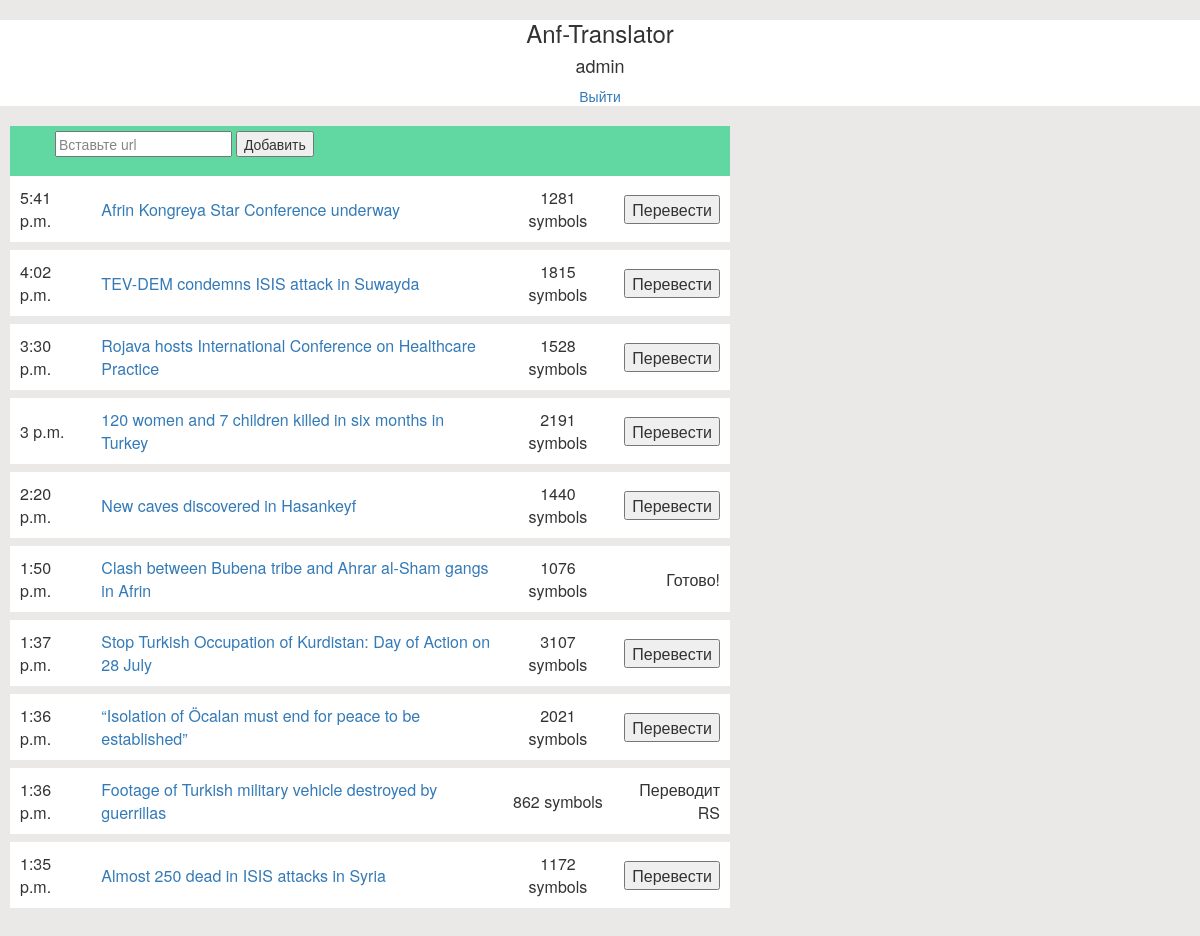
The app's page /main/ (signed in), older data.
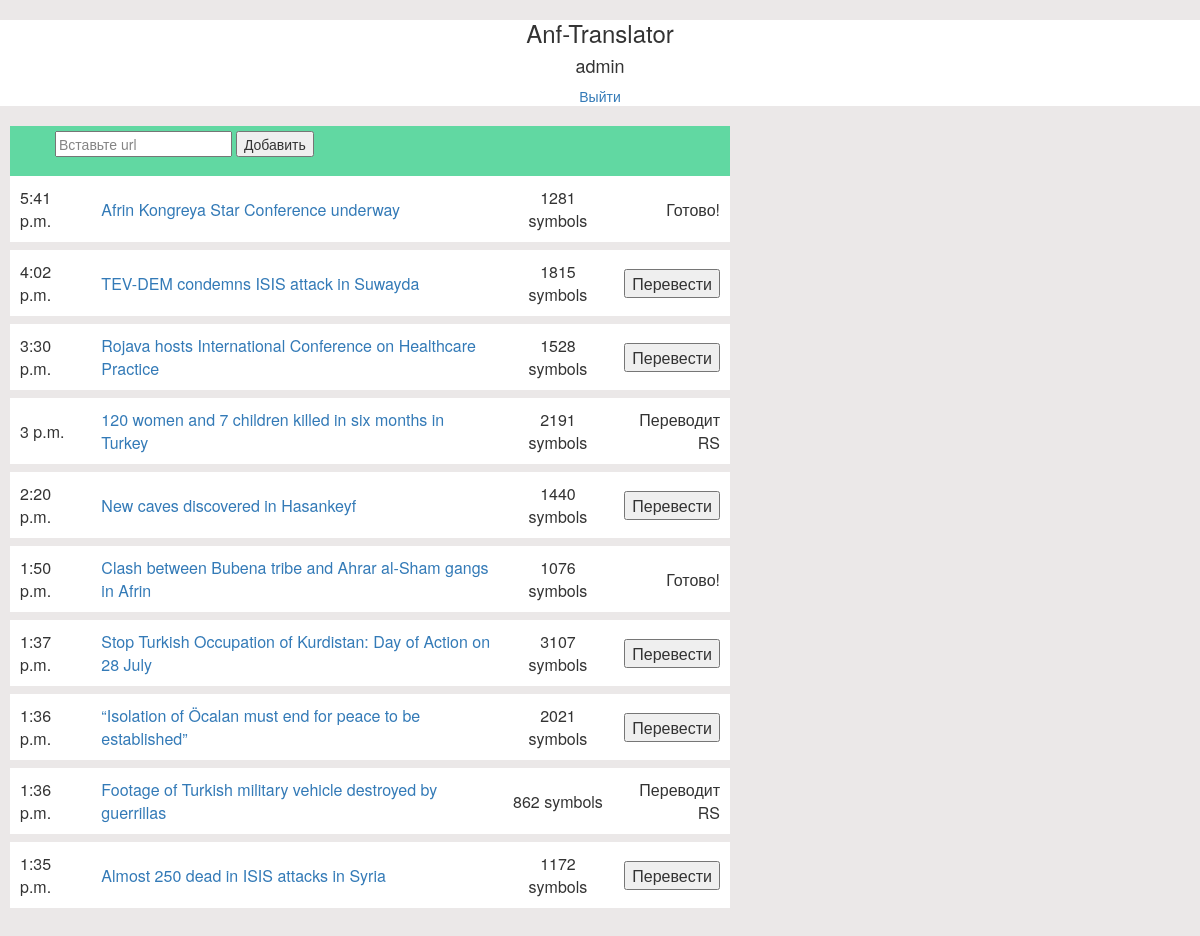
The same page, newer data.
### tr_helper/models.py (models this page shows, shortened)
class User(AbstractUser):
    is_translator = models.BooleanField(default=True)
    is_editor = models.BooleanField(default=False)

class Article(models.Model):
    case = models.ForeignKey(
        ArticleCase,
        on_delete=models.CASCADE,
        )
    translator = models.ForeignKey(
        Translator,
        on_delete=models.CASCADE,
        null=True, blank=True)
    url = models.URLField()
    title = models.CharField(max_length=100)
    tags = models.CharField(max_length=100)
    symbols_amount = models.IntegerField()
    published = models.DateTimeField(auto_now_add=True)
    language = models.CharField(
        max_length=2,
        choices=LANGUAGE_CHOICES,
        default=0,
        )
    img_url = models.URLField()
    loaded = models.BooleanField(default=False)
    class Meta:
        ordering = ('published',)

class Translator(models.Model):
    user = models.OneToOneField(
        User,
        on_delete=models.CASCADE,
        primary_key=True,
    )
    languages = models.CharField(
            max_length=5,
            choices=LANGUAGE_CHOICES,
            default=0,
            )
    def __str__(self):
        return self.user.username

### tr_helper/views.py (the view, shortened to what this page needs)
# urls.py: path('', views.ArticleFlow.as_view(), name='article-flow'),
class ArticleFlow(LoginRequiredMixin, APIView):
    renderer_classes = [TemplateHTMLRenderer]
    template_name = 'main/article_flow.html'
    def get(self, request, format=None):
        print(request.data)
        print(self.request.user)
        if 'take' in request.data:
            print('in take')
            translator = request.data['user_id']
            pk = request.data['article_id']
            a = Article.objects.get(pk=pk)
            a.translator = translator
            return Response(status=status.HTTP_201_CREATED)
        else:
            queryset = Article.objects.order_by('-published')[:20]
            return Response({
                'articles': queryset,
                'date_today': datetime.date.today()
                })

### tr_helper/templates/main/article_flow.html (shortened to what this page needs)
{% extends 'main/base.html' %}
{% block content %}
<div class="article-container">
  <div class="article-menu">
    <ul>
      <li>
        <form action="" method="post">
          <input type="text" name="input-url" value="Вставьте url"/>
          <input type="submit" name="user-add" value="Добавить" id="btm-add"/>
        </form>
      </li>
    </ul>
  </div>
  <table class="flow">
    {% for article in articles %}
    <form action="" method="post">
      <tr class="article-row">
        <td>
          {{ article.published.time }}
        </td>
        <td>
          <a href="{{ article.url }}">{{ article.title }}</a>
        </td>
        <td class="symbols">
          {{ article.symbols_amount }} symbols
        </td>
        <td class="buttom">
          {% if article.translator %}
            {% if article.translator.user == user %}
            <button type="submit" name="parse" value="" />Скачать текст</button>
          </form>
          <form action="" method="post">
            {% csrf_token %}
            <input type="hidden" name=article-pk value={{article.pk}} />
            <label for="file">Выбрать файл:</label> <input type="file" id="file"  />
            <button type="submit" name="load" value="">Загрузить</button>
          </form>
            {% else %}
              {% if article.loaded %}
              Готово!
              {% else %}
              Переводит {{article.translator}}
              {% endif %}
            {% endif %}
          {% else %}
          <button type="submit" name="take" value="" /> Перевести</button>
          {% endif %}
        </td>
      </tr>
    </form>
      {% endfor %}
    </table>
</div>
{% endblock %}

### tr_helper/templates/main/base.html (shortened to what this page needs)
{% load staticfiles %}
<DOCTYPE html>
  <html>
    <head>
      <link rel="stylesheet" href="//maxcdn.bootstrapcdn.com/bootstrap/3.2.0/css/bootstrap.min.css">
      <link rel="stylesheet" href="//maxcdn.bootstrapcdn.com/bootstrap/3.2.0/css/bootstrap-theme.min.css">
      <link rel="stylesheet" href="{% static 'css/main.css' %}">
    </head>
    <body>
      <div class="head">
        <div class="logo">
      <h3>  Anf-Translator </h3>
        </div>
        <div class="account">
                <h4>{{user.username}} </div>
                <a href="/logout/">Выйти</a></h4>
          </div>
      {% block content %}
      {% endblock %}
    </body>
  </html>

### tr_helper/static/css/main.css (style rules this page uses)
body { background-color: #ebe8e8; font-family: "Arial" sans-serif front-size: 1em; }
.head { background-color: #ffffff; font-family: "FF Kava" sans-serif front-size: 5em; text-align: center; }
input[name="input-url"] { color: #848484; }
.article-menu { background-color: #61D8A2; list-style: none; }
ul { list-style: none; }
.article-menu { display: block; padding: 5px 5px; }
.article-row { width:100%; padding: 10px 10px; border-bottom: 8px solid #ebe8e8; background-color: ffffff; }
.article-container { width: 60%; margin: 20px 10px; }
td { padding: 10px 10px; }
.article-row .buttom { width:30px; text-align: right; }
.article-row .symbols { text-align: center; }

Row changes from the older to the newer data that the page shows:
changed Article "Afrin Kongreya Star Conference underway": translator_id "Перевести" → "Готово!"
changed Article "120 women and 7 children killed in six months in Turkey": translator (not shown) → "RS"; translator_id "Перевести" → "Переводит"
